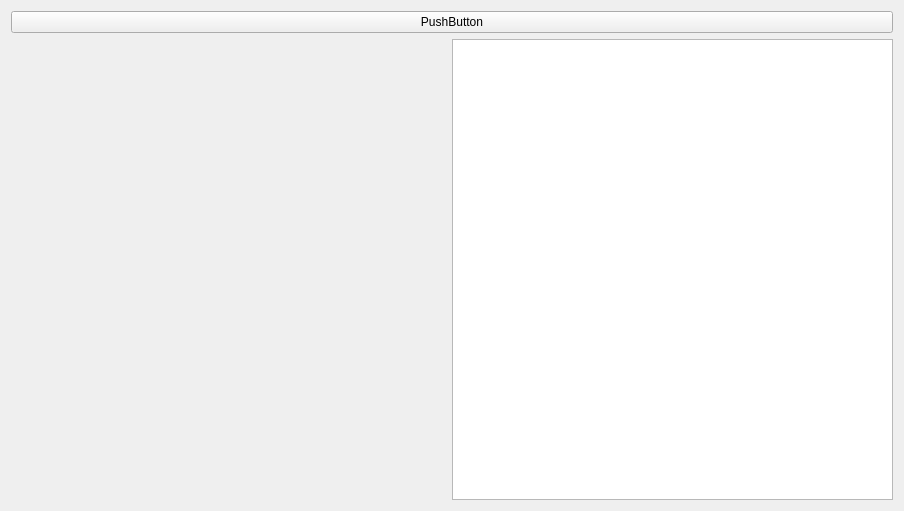
<?xml version="1.0" encoding="UTF-8"?>
<ui version="4.0">
 <class>Widget</class>
 <widget class="QWidget" name="Widget">
  <property name="geometry">
   <rect>
    <x>0</x>
    <y>0</y>
    <width>904</width>
    <height>511</height>
   </rect>
  </property>
  <property name="windowTitle">
   <string>Form</string>
  </property>
  <layout class="QVBoxLayout" name="verticalLayout">
   <item>
    <widget class="QPushButton" name="pushButton">
     <property name="text">
      <string>PushButton</string>
     </property>
    </widget>
   </item>
   <item>
    <layout class="QHBoxLayout" name="horizontalLayout">
     <item>
      <spacer name="horizontalSpacer">
       <property name="orientation">
        <enum>Qt::Horizontal</enum>
       </property>
       <property name="sizeHint" stdset="0">
        <size>
         <width>40</width>
         <height>20</height>
        </size>
       </property>
      </spacer>
     </item>
     <item>
      <widget class="QTableWidget" name="tableWidget"/>
     </item>
    </layout>
   </item>
  </layout>
 </widget>
 <resources/>
 <connections/>
</ui>
